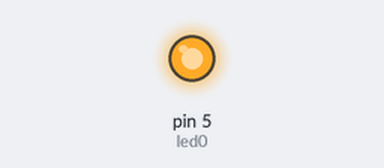
Recording of a sketch running on a simulated Arduino Uno, built with avr-gcc and run on an emulated ATmega328P. Parts: output pins drawn as LEDs (lit = HIGH).

Above: at 0.01 s.
At 6.0 s:
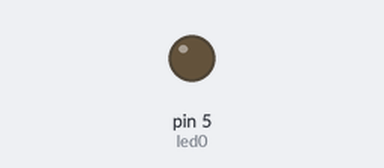
Timing chart, 0 to 7.5 s (numbered marks = the images above):
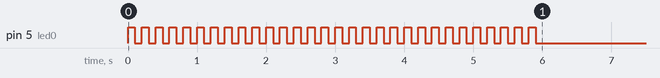

The sketch:

007_Array_de_8_LEDs_7.2.ino
```cpp
//
/**********************************************************************************
**                                                                               **
**                                     Array de 8 LEDs                           **
**                       Posar un nom representatiu del projecte                 **
** NOM: Jose Roldan                                              DATA:XX/XX/20XX **
**********************************************************************************/
//************************************ INCLUDE ************************************

//************************************VARIABLES ***********************************
const int led0 = 5;
//************************************* SETUP *************************************
void setup()
{
  pinMode(led0, OUTPUT);
  for (int i=0; i<30; i++){
 digitalWrite (led0 ,HIGH);
 delay(100);
 digitalWrite (led0, LOW);
 delay (100);
  }
}

//************************************* LOOP ***************************************
void loop()
{

}

//*********************************** FUNCIONS *************************************
```
